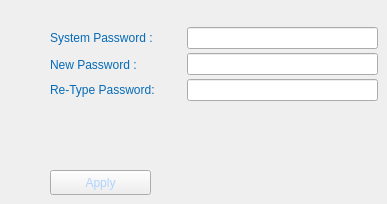
     <widget class="QWidget" name="systemTab">
      <widget class="QLabel" name="Label7">
       <property name="geometry">
        <rect>
         <x>50</x>
         <y>30</y>
         <width>131</width>
         <height>16</height>
        </rect>
       </property>
       <property name="styleSheet">
        <string notr="true">	color: rgb(5, 106, 183);</string>
       </property>
       <property name="text">
        <string>System Password : </string>
       </property>
      </widget>
      <widget class="QPushButton" name="systemPasswordSave">
       <property name="geometry">
        <rect>
         <x>50</x>
         <y>170</y>
         <width>101</width>
         <height>25</height>
        </rect>
       </property>
       <property name="contextMenuPolicy">
        <enum>Qt::NoContextMenu</enum>
       </property>
       <property name="styleSheet">
        <string notr="true">QPushButton{
	border-image: url(:/images/images/system_normal.png);
	color: rgb(175, 210, 255);
}
QPushButton:focus{
	border-image: url(:/images/images/system_pressed.png);
	color: rgb(175, 210, 255);
}
QPushButton:pressed{
	border-image: url(:/images/images/system_click.png);
	color: rgb(175, 210, 255);
}

</string>
       </property>
       <property name="text">
        <string>Apply</string>
       </property>
      </widget>
      <widget class="QLabel" name="Label8">
       <property name="geometry">
        <rect>
         <x>50</x>
         <y>57</y>
         <width>111</width>
         <height>16</height>
        </rect>
       </property>
       <property name="styleSheet">
        <string notr="true">	color: rgb(5, 106, 183);</string>
       </property>
       <property name="text">
        <string>New Password :</string>
       </property>
      </widget>
      <widget class="QLineEdit" name="system_password_confirm">
       <property name="geometry">
        <rect>
         <x>187</x>
         <y>79</y>
         <width>191</width>
         <height>22</height>
        </rect>
       </property>
       <property name="contextMenuPolicy">
        <enum>Qt::NoContextMenu</enum>
       </property>
       <property name="styleSheet">
        <string notr="true">border-image: url(:/images/images/combox_bg.png);
color: rgb(255, 255, 255);</string>
       </property>
       <property name="maxLength">
        <number>16</number>
       </property>
       <property name="echoMode">
        <enum>QLineEdit::Password</enum>
       </property>
      </widget>
      <widget class="QLabel" name="Label9">
       <property name="geometry">
        <rect>
         <x>50</x>
         <y>82</y>
         <width>131</width>
         <height>16</height>
        </rect>
       </property>
       <property name="styleSheet">
        <string notr="true">	color: rgb(5, 106, 183);</string>
       </property>
       <property name="text">
        <string>Re-Type Password:</string>
       </property>
      </widget>
      <widget class="QLineEdit" name="system_password">
       <property name="geometry">
        <rect>
         <x>187</x>
         <y>53</y>
         <width>191</width>
         <height>22</height>
        </rect>
       </property>
       <property name="contextMenuPolicy">
        <enum>Qt::NoContextMenu</enum>
       </property>
       <property name="styleSheet">
        <string notr="true">border-image: url(:/images/images/combox_bg.png);
color: rgb(255, 255, 255);</string>
       </property>
       <property name="maxLength">
        <number>16</number>
       </property>
       <property name="echoMode">
        <enum>QLineEdit::Password</enum>
       </property>
      </widget>
      <widget class="QLineEdit" name="system_password_old">
       <property name="geometry">
        <rect>
         <x>187</x>
         <y>27</y>
         <width>191</width>
         <height>22</height>
        </rect>
       </property>
       <property name="contextMenuPolicy">
        <enum>Qt::NoContextMenu</enum>
       </property>
       <property name="styleSheet">
        <string notr="true">border-image: url(:/images/images/combox_bg.png);
color: rgb(255, 255, 255);</string>
       </property>
       <property name="inputMask">
        <string/>
       </property>
       <property name="maxLength">
        <number>16</number>
       </property>
       <property name="echoMode">
        <enum>QLineEdit::Password</enum>
       </property>
      </widget>
     </widget>
